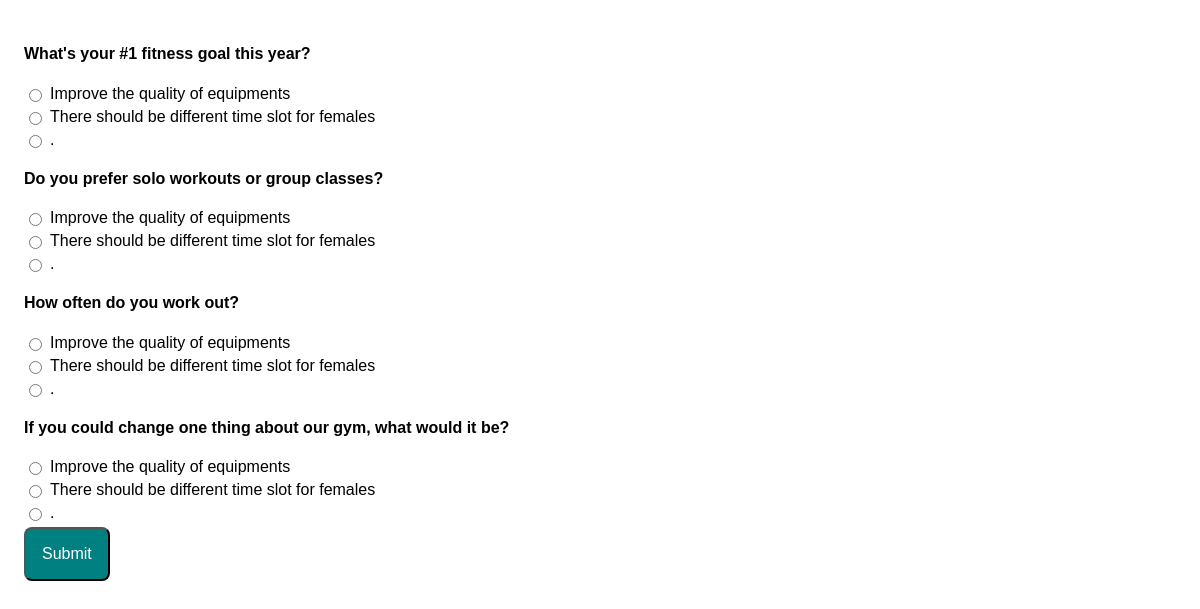
The app's page /mcq with its own data.
### gym/models.py (models this page shows)
class BaseModel(models.Model):
    uid = models.UUIDField(primary_key=True , default=uuid.uuid4)
    craeted_at = models.DateField(auto_now_add=True)
    updated_at = models.DateField(auto_now=True)
    class Meta:
        abstract = True

class Question(BaseModel):
    question = models.CharField(max_length=100)
    def __str__(self):
        return self.question

class Answer(BaseModel):
    question = models.ForeignKey(Question , related_name='questionS', on_delete = models.CASCADE)
    answer = models.CharField(max_length=100)
    def __str__(self):
        return self.answer

### gym/views.py (the view)
# urls.py: path('mcq', mcq, name='mcq'),
def mcq(request):
    questions = Question.objects.all()
    answers = []
    for question in questions:
        answer = Answer.objects.filter(question=question)
    for x in answer:
        answers.append(x)
    context = {'questions': questions, 'answers': answers}
    return render(request, 'mcq.html', context)

### gym/templates/mcq.html (shortened to what this page needs)
<!DOCTYPE html>
<html lang="en">
<head>
</head>
<body>
    <div class="container  d-flex justify-content-center align-items-center">
        <div class="row d-flex justify-content-center align-items-center">
           <ul class="quiz">
               <li>
                   {% for question in questions %}
                 <h4>{{question}}</h4>
                 <ul class="choices">
                   {% for x in answers %}
                   <li><label><input type="radio" name="question0" value="A"><span>{{x}}</span></label></li>
                   {% endfor %}
                 </ul>
               </li>
                 {% endfor %}
             <button class="view-results" onclick="returnScore()">Submit</button>
        </div>
   </div>
</body>
</html>

### gym/templates/mcq.html (style rules this page uses)
html { box-sizing: border-box; }
*, *:before, *:after { box-sizing: inherit; }
body { font-family: sans-serif; padding: 1rem; }
.quiz, .choices { list-style-type: none; padding: 0; }
.choices li { margin-bottom: 5px; }
.choices label { display: flex; align-items: center; }
.choices label, input[type="radio"] { cursor: pointer; }
input[type="radio"] { margin-right: 8px; }
.view-results { padding: 1rem; cursor: pointer; font-size: inherit; color: white; background: teal; border-radius: 8px; margin-right: 5px; }

### records on screen
Question: question "What's your #1 fitness goal this year?"
Answer: answer "Improve the quality of equipments"
Answer: answer "There should be different time slot for females"
Answer: answer "."
Question: question "Do you prefer solo workouts or group classes?"
Question: question "How often do you work out?"
Question: question "If you could change one thing about our gym, what would it be?"
